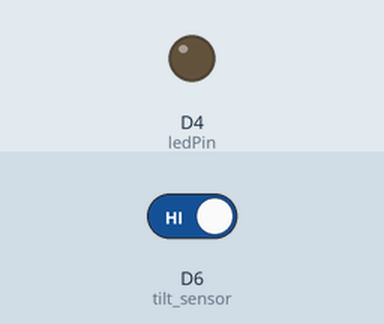
The sketch below on a simulated ESP8266 (NodeMCU). Parts: output pins drawn as LEDs (lit = HIGH). Inputs (shaded band) come from the test bench; at power-on: D6 (tilt_sensor) HIGH.

Above: at 1.8 s.
1.9 s: D6 (tilt_sensor) driven LOW
At 2.8 s:
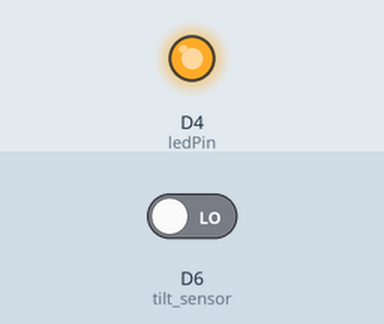
3.5 s: D6 (tilt_sensor) driven HIGH
At 4.0 s:
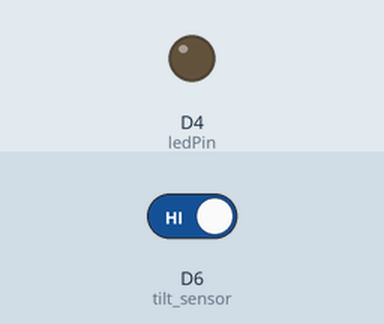
Timing chart, 0 to 6.5 s (numbered marks = the images above; inputs shaded):
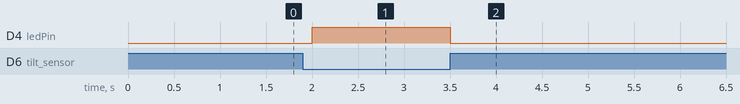

The sketch:

Tilt_Sensor.ino
```cpp
int tilt_sensor = D6;
int ledPin = D4;
void setup() {
  pinMode(tilt_sensor, INPUT_PULLUP);
  pinMode(ledPin, OUTPUT);


}

void loop() {
  int state = digitalRead(tilt_sensor);
  if (state == 1){
    digitalWrite(ledPin, LOW);
  }
  else{
    digitalWrite(ledPin, HIGH);
  }

  delay(500);


}
```

Measured:
- after the input at 1.9 s, D4 (ledPin): LOW → HIGH after 0.10 s
- after the input at 3.5 s, D4 (ledPin): HIGH → LOW at once
